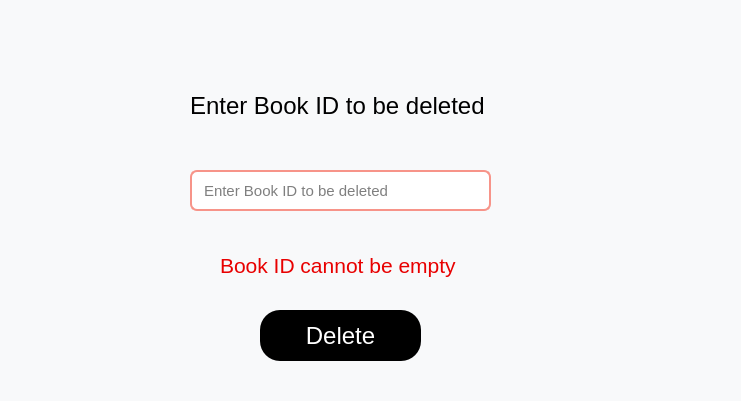
        <widget class="QWidget" name="widget_3" native="true">
         <property name="geometry">
          <rect>
           <x>0</x>
           <y>0</y>
           <width>741</width>
           <height>401</height>
          </rect>
         </property>
         <property name="minimumSize">
          <size>
           <width>0</width>
           <height>0</height>
          </size>
         </property>
         <property name="maximumSize">
          <size>
           <width>23233</width>
           <height>23323</height>
          </size>
         </property>
         <property name="styleSheet">
          <string notr="true">background-color: rgb(248, 249, 250);
border:none;
border-radius:20px;</string>
         </property>
         <widget class="QLabel" name="invalidbk">
          <property name="geometry">
           <rect>
            <x>220</x>
            <y>240</y>
            <width>231</width>
            <height>51</height>
           </rect>
          </property>
          <property name="font">
           <font>
            <pointsize>18</pointsize>
           </font>
          </property>
          <property name="styleSheet">
           <string notr="true">color: rgb(232, 0, 0);</string>
          </property>
          <property name="inputMethodHints">
           <set>Qt::ImhNone</set>
          </property>
          <property name="text">
           <string>Book does not exist</string>
          </property>
         </widget>
         <widget class="QLabel" name="label_9">
          <property name="geometry">
           <rect>
            <x>190</x>
            <y>90</y>
            <width>321</width>
            <height>31</height>
           </rect>
          </property>
          <property name="font">
           <font>
            <pointsize>18</pointsize>
            <weight>50</weight>
            <italic>false</italic>
            <bold>false</bold>
           </font>
          </property>
          <property name="text">
           <string>Enter Book ID to be deleted</string>
          </property>
         </widget>
         <widget class="QLineEdit" name="bkidtxt">
          <property name="geometry">
           <rect>
            <x>190</x>
            <y>170</y>
            <width>301</width>
            <height>41</height>
           </rect>
          </property>
          <property name="font">
           <font>
            <pointsize>11</pointsize>
           </font>
          </property>
          <property name="styleSheet">
           <string notr="true">border-radius:7px;
background-color: rgb(255, 255, 255);
border:2px solid #F79489;
padding-left:10px;
</string>
          </property>
          <property name="placeholderText">
           <string>Enter Book ID to be deleted</string>
          </property>
         </widget>
         <widget class="QLabel" name="delbsucesslb">
          <property name="geometry">
           <rect>
            <x>220</x>
            <y>240</y>
            <width>251</width>
            <height>51</height>
           </rect>
          </property>
          <property name="font">
           <font>
            <pointsize>16</pointsize>
           </font>
          </property>
          <property name="styleSheet">
           <string notr="true">color: rgb(2, 170, 27);</string>
          </property>
          <property name="inputMethodHints">
           <set>Qt::ImhNone</set>
          </property>
          <property name="text">
           <string>Book Deleted Successfully</string>
          </property>
         </widget>
         <widget class="QLabel" name="delbemp">
          <property name="geometry">
           <rect>
            <x>220</x>
            <y>240</y>
            <width>251</width>
            <height>51</height>
           </rect>
          </property>
          <property name="font">
           <font>
            <pointsize>16</pointsize>
           </font>
          </property>
          <property name="styleSheet">
           <string notr="true">color: rgb(232, 0, 0);</string>
          </property>
          <property name="inputMethodHints">
           <set>Qt::ImhNone</set>
          </property>
          <property name="text">
           <string>Book ID cannot be empty</string>
          </property>
         </widget>
         <widget class="QToolButton" name="dlbcbtn">
          <property name="geometry">
           <rect>
            <x>10</x>
            <y>10</y>
            <width>51</width>
            <height>41</height>
           </rect>
          </property>
          <property name="font">
           <font>
            <pointsize>12</pointsize>
           </font>
          </property>
          <property name="styleSheet">
           <string notr="true">background:transparent;</string>
          </property>
          <property name="text">
           <string/>
          </property>
         </widget>
         <widget class="QToolButton" name="deletebkbtn">
          <property name="geometry">
           <rect>
            <x>260</x>
            <y>310</y>
            <width>161</width>
            <height>51</height>
           </rect>
          </property>
          <property name="font">
           <font>
            <pointsize>18</pointsize>
           </font>
          </property>
          <property name="styleSheet">
           <string notr="true">QToolButton#deletebkbtn{
background-color: rgb(0, 0, 0);
color: rgb(255, 255, 255);
border-radius:20px;
}
QToolButton#deletebkbtn:hover{
color: rgb(85, 255, 0);
}
QToolButton#deletebkbtn:pressed{
background-color: rgb(85, 255, 0);
color:rgb(0,0,0)

}</string>
          </property>
          <property name="text">
           <string>Delete</string>
          </property>
         </widget>
        </widget>
